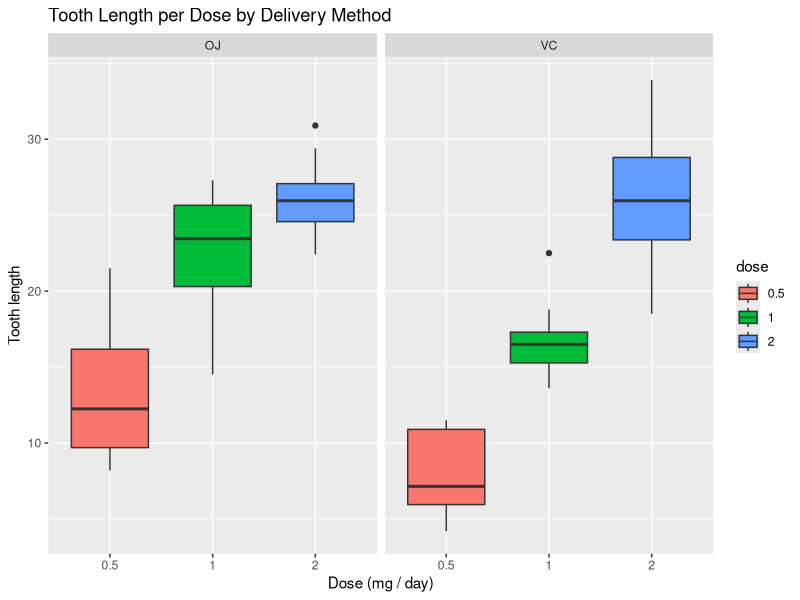

The R script that drew this image:
## ---- chunk 1
library(ggplot2)
data("ToothGrowth")
# Some basic exploratory data analyses
summary(ToothGrowth)
head(ToothGrowth)
tail(ToothGrowth)
str(ToothGrowth)
## ---- chunk 2
ToothGrowth$dose <- as.factor(ToothGrowth$dose)
ggplot(ToothGrowth, aes(x = dose, y = len))+
  geom_boxplot(aes(fill = dose))+
  facet_grid(~ supp)+
  xlab("Dose (mg / day)")+
  ylab("Tooth length")+
  ggtitle("Tooth Length per Dose by Delivery Method")

## ---- chunk 3
unique(ToothGrowth$dose)
## ---- chunk 4
t.test(len ~ supp, data = ToothGrowth[ToothGrowth$dose == 0.5,])
## ---- chunk 5
t.test(len ~ supp, data = ToothGrowth[ToothGrowth$dose == 1,])
## ---- chunk 6
t.test(len ~ supp, data = ToothGrowth[ToothGrowth$dose == 2,])
